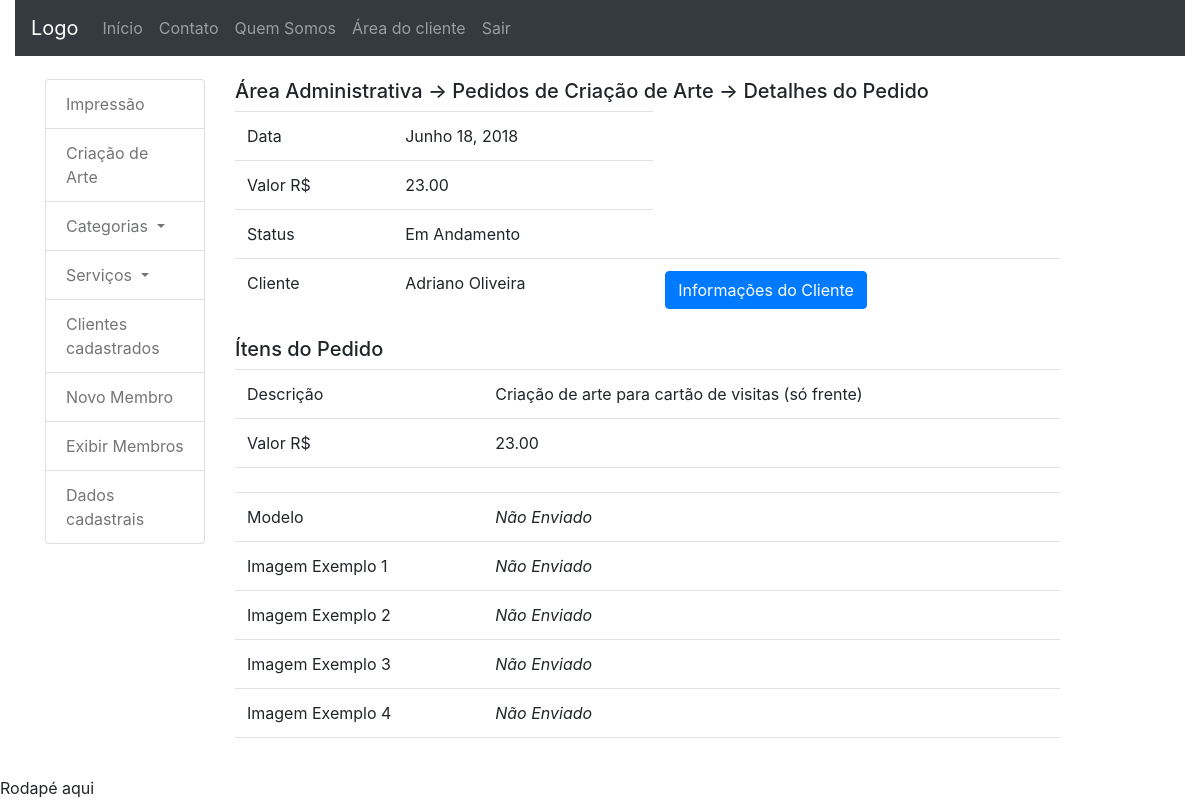
Page /area_administrativa/datail_oa/2 (signed in) on the committed database.
### dashboard_client/models.py (models this page shows, shortened)
class OrderArt(models.Model):
	date = models.DateField(default=date.today, editable=False)
	value = models.DecimalField('Valor R$', max_digits=5,
		decimal_places=2, default=0)
	status = models.CharField('Status do Pedido', max_length=2,
		choices=STATUS_CHOICE, default='EA')
	user = models.ForeignKey(User, on_delete=models.CASCADE)
	model = models.FileField(upload_to='orderArt_models', blank=True,
		null=True)
	transaction_id = models.CharField('ID da transação', max_length=100, null=True,
		blank=True)
	class Meta:
		verbose_name = 'Pedido Criação de Arte'
		verbose_name_plural = 'Pedidos Criação de Arte'
		ordering = ['date']

class OrderItemArt(models.Model):
	quantity = models.PositiveSmallIntegerField(verbose_name='Quantidade',
		default=1, editable=False)
	service = models.ForeignKey(Service, on_delete=models.CASCADE)
	orderArt = models.ForeignKey(OrderArt, on_delete=models.CASCADE,
		related_name="items", null=True, blank=True)
	note = models.TextField(verbose_name='Observações', null=True,
		blank=True)
	model = models.FileField(upload_to='order-item-impress',
		verbose_name='Logo', null=True, blank=True)
	image_example1 = models.FileField(upload_to='image-example',
		verbose_name='Imagem de Exemplo 1', null=True, blank=True)
	image_example2 = models.FileField(upload_to='image-example',
		verbose_name='Imagem de Exemplo 2', null=True, blank=True)
	image_example3 = models.FileField(upload_to='image-example',
		verbose_name='Imagem de Exemplo 3', null=True, blank=True)
	image_example4 = models.FileField(upload_to='image-example',
		verbose_name='Imagem de Exemplo 4', null=True, blank=True)
	final_work = models.FileField(upload_to='final_work',
		verbose_name='Trabalho Final', null=True, blank=True)

### accounts/models.py (models this page shows, shortened)
class User(AbstractBaseUser, PermissionsMixin):
	UF_CHOICES = (
    ('AC','Acre'), ('AL','Alagoas'), ('AP','Amapá'),
    ('AM','Amazonas'), ('BA','Bahia'), ('CE','Ceará'),
    ('DF','Distrito Federal'), ('ES','Espírito Santo'),
    ('GO','Goiás'), ('MA','Maranhão'), ('MT','Mato Grosso'),
    ('MS','Mato Grosso do Sul'), ('MG','Minas Gerais'),
    ('PA','Pará'), ('PB','Paraíba'), ('PR','Paraná'),
    ('PE','Pernambuco'), ('PI','Piauí'),
    ('RJ','Rio de Janeiro'), ('RN','Rio Grande do Norte'),
    ('RS','Rio Grande do Sul'), ('RO','Rondônia'),
    ('RR','Roraima'), ('SC','Santa Catarina'),
    ('SP','São Paulo'), ('SE','Sergipe'),
	('TO','Tacantins'), )
	username = models.CharField(
		'Login', max_length=30, unique=True, validators=[
			validators.RegexValidator(
				re.compile('^[\w.@+-]+$'),
				'Informe um nome de usuário válido. '
				'Este valor deve conter apenas letras, números '
				'e os caracteres: @/./+/-/_ .'
				, 'invalid'
			)
		], help_text='Um nome curto que será usado para identificá-lo de forma única na plataforma'
	)
	name = models.CharField('Nome', max_length=100, blank=True)
	email = models.EmailField('E-mail', unique=True)
	telefone = models.CharField('Telefone', max_length=20, null=True,
		blank=True)
	cpf = models.CharField('CPF', max_length=11, null=True, blank=True)
	logradouro = models.CharField('Rua/Avenida', max_length=100,
		null=True, blank=True)
	numero = models.CharField('Número', max_length=100,
		null=True, blank=True)
	cep = models.CharField('CEP', max_length=10, null=True, blank=True)
	complemento = models.TextField('Complamento', max_length=100,
		null=True, blank=True)
	bairro = models.CharField('Bairro', max_length=100, null=True, blank=True)
	cidade = models.CharField('Cidade', max_length=100, null=True, blank=True)
	estado = models.CharField('Estado', max_length=100, null=True, blank=True,
		choices=UF_CHOICES)
	is_staff = models.BooleanField('Equipe', default=False)
	is_active = models.BooleanField('Ativo', default=True)
	date_joined = models.DateTimeField('Data de Entrada', auto_now_add=True)
	USERNAME_FIELD = 'username'
	REQUIRED_FIELDS = ['email']
	objects = UserManager()
	class Meta:
		verbose_name = 'Usuário'
		verbose_name_plural = 'Usuários'
	def __str__(self):
		return self.name or self.username

### core/models.py (models this page shows, shortened)
class Service(models.Model):
	TYPE_CHOICES = (
			('IP', 'impressão'),
			('AT', 'criação de arte'),
		)
	description = models.TextField('Descrição', max_length=300)
	image = models.ImageField(upload_to='impress-art',
		verbose_name='Imagem', null=True, blank=True)
	value = models.DecimalField(verbose_name='Valor', null=True,
		blank=True, max_digits=8, decimal_places=2)
	category = models.ForeignKey(Category, on_delete=models.CASCADE,
		null=True, blank=True)
	class Meta:
		verbose_name = 'Serviço'
		verbose_name_plural = 'Serviços'
		ordering = ['description']
	def __str__(self):
		return self.description

### dashboard_admin/views.py (the view)
# urls.py: path('datail_oa/<int:oa_id>', views.detail_oa,
@login_required
def detail_oa(request, oa_id):
	print('detail_oa: ', oa_id)
	orderart = OrderArt.objects.get(id=oa_id)
	itens_list = OrderItemArt.objects.filter(orderArt=oa_id)
	context = {
		'orderart': orderart,
		'itens_list': itens_list}
	return render(request, 'dashboard_admin/detail_oa.html', context)

### dashboard_admin/templatetags/da_tags.py (called while the page is built)
@register.simple_tag
def show_status(status):
	if status == 'FZ':
		return 'Finalizado'
	elif status == 'EA':
		return 'Em Andamento'
	elif status == 'CL':
		return 'Cancelado'
	elif status == 'PG':
		return 'Pago'

### dashboard_admin/templates/dashboard_admin/detail_oa.html (shortened to what this page needs)
{% extends 'dashboard_admin/index.html' %}
{% block extra %}
{% load da_tags %}
{% endblock %}
{% block central_column %}
<div class="col-sm-9">
{% block dashboard_title %}
<h5>Área Administrativa -> Pedidos de Criação de Arte -> Detalhes do
Pedido</h5>
{% endblock %}
<table class="table">
	<tr>
		<td>Data</td>
		<td>{{ orderart.date }}</td>
	</tr>
	<tr>
		<td>Valor R$</td>
		<td>{{ orderart.value }}</td>
	</tr>
	<tr>
		<td>Status</td>
		<td>{% show_status orderart.status %}</td>
	</tr>
	<tr>
		<td>Cliente</td>
		<td>{{ orderart.user }}</td>
		<td>
			<button type="button" class="btn btn-primary" data-toggle="modal" 	data-target="#myModal">
    			Informações do Cliente
  			</button>
		</td>
	</tr>
</table>
<h5>Ítens do Pedido</h5>
<table class="table">
	{% for item in itens_list %}
	<tr>
		<td>Descrição</td>
		<td>{{ item.service }}</td>
	</tr>
	<tr>
		<td>Valor R$</td>
		<td>{{ item.service.value }}</td>
	</tr>
	<tr>
		<td colspan="2"></td>
	</tr>
	<tr>
		<td>Modelo</td>
		{% if item.model %}
		<td>
			<a href="{{ item.model.url }}" download>
				{{ item.model }}
			</a>
		</td>
		{% else %}
		<td><i>Não Enviado</i></td>
		{% endif %}
	</tr>
	<tr>
		<td>Imagem Exemplo 1</td>
		{% if item.image_example1 %}
		<td>
			<a href="{{ item.image_example1.url }}" download>
				{{ item.image_example1 }}
			</a>
		</td>
		{% else %}
		<td><i>Não Enviado</i></td>
		{% endif %}
	</tr>
	<tr>
		<td>Imagem Exemplo 2</td>
		{% if item.image_example2 %}
		<td>
			<a href="{{ item.image_example2.url }}" download>
				{{ item.image_example2 }}
			</a>
		</td>
		{% else %}
		<td><i>Não Enviado</i></td>
		{% endif %}
	</tr>
	<tr>
		<td>Imagem Exemplo 3</td>
		{% if item.image_example3 %}
		<td>
			<a href="{{ item.image_example3.url }}" download>
				{{ item.image_example3 }}
			</a>
		</td>
		{% else %}
		<td><i>Não Enviado</i></td>
		{% endif %}
	</tr>
	<tr>
		<td>Imagem Exemplo 4</td>
		{% if item.image_example4 %}
		<td>
			<a href="{{ item.image_example4.url }}" download>
				{{ item.image_example4 }}
			</a>
		</td>
		{% else %}
		<td><i>Não Enviado</i></td>
		{% endif %}
	</tr>
	<tr>
		<td colspan="2"></td>
	</tr>
	{% endfor %}
</table>
</div>
{% endblock %}

### core/static/core/css/estilo.css (style rules this page uses)
body { padding-top: 0px; background-image: url("../imagens/fundobody.jpg"); }

### rows in the picture
OrderArt: date "Junho 18, 2018", value "23.00", status "Em Andamento", user "Adriano Oliveira"
OrderItemArt: service "Criação de arte para cartão de visitas (só frente)", service.value "23.00", model "Não Enviado", image_example1 "Não Enviado", image_example2 "Não Enviado", image_example3 "Não Enviado", image_example4 "Não Enviado"
